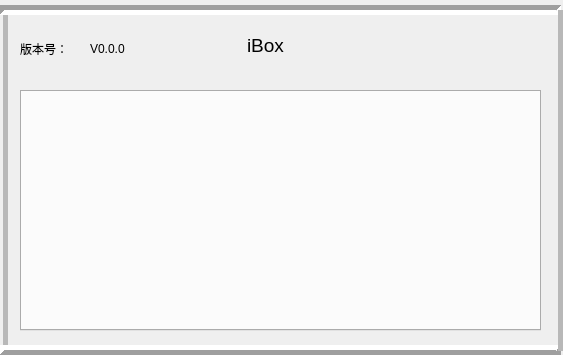
<?xml version="1.0" encoding="UTF-8"?>
<ui version="4.0">
 <class>TemWid</class>
 <widget class="QWidget" name="TemWid">
  <property name="geometry">
   <rect>
    <x>0</x>
    <y>0</y>
    <width>563</width>
    <height>355</height>
   </rect>
  </property>
  <property name="windowTitle">
   <string>Form</string>
  </property>
  <widget class="Line" name="line_2">
   <property name="geometry">
    <rect>
     <x>-10</x>
     <y>10</y>
     <width>31</width>
     <height>341</height>
    </rect>
   </property>
   <property name="frameShadow">
    <enum>QFrame::Raised</enum>
   </property>
   <property name="lineWidth">
    <number>0</number>
   </property>
   <property name="midLineWidth">
    <number>5</number>
   </property>
   <property name="orientation">
    <enum>Qt::Vertical</enum>
   </property>
  </widget>
  <widget class="Line" name="line">
   <property name="geometry">
    <rect>
     <x>0</x>
     <y>0</y>
     <width>561</width>
     <height>20</height>
    </rect>
   </property>
   <property name="frameShadow">
    <enum>QFrame::Sunken</enum>
   </property>
   <property name="lineWidth">
    <number>5</number>
   </property>
   <property name="orientation">
    <enum>Qt::Horizontal</enum>
   </property>
  </widget>
  <widget class="Line" name="line_4">
   <property name="geometry">
    <rect>
     <x>0</x>
     <y>340</y>
     <width>561</width>
     <height>20</height>
    </rect>
   </property>
   <property name="frameShadow">
    <enum>QFrame::Raised</enum>
   </property>
   <property name="lineWidth">
    <number>5</number>
   </property>
   <property name="orientation">
    <enum>Qt::Horizontal</enum>
   </property>
  </widget>
  <widget class="Line" name="line_3">
   <property name="geometry">
    <rect>
     <x>550</x>
     <y>10</y>
     <width>20</width>
     <height>341</height>
    </rect>
   </property>
   <property name="frameShadow">
    <enum>QFrame::Raised</enum>
   </property>
   <property name="lineWidth">
    <number>0</number>
   </property>
   <property name="midLineWidth">
    <number>5</number>
   </property>
   <property name="orientation">
    <enum>Qt::Vertical</enum>
   </property>
  </widget>
  <widget class="QTabWidget" name="tabWidget">
   <property name="geometry">
    <rect>
     <x>20</x>
     <y>90</y>
     <width>521</width>
     <height>241</height>
    </rect>
   </property>
   <property name="currentIndex">
    <number>-1</number>
   </property>
  </widget>
  <widget class="QLabel" name="label">
   <property name="geometry">
    <rect>
     <x>20</x>
     <y>40</y>
     <width>67</width>
     <height>17</height>
    </rect>
   </property>
   <property name="text">
    <string>版本号：</string>
   </property>
  </widget>
  <widget class="QLabel" name="version">
   <property name="geometry">
    <rect>
     <x>90</x>
     <y>40</y>
     <width>67</width>
     <height>17</height>
    </rect>
   </property>
   <property name="text">
    <string>V0.0.0</string>
   </property>
  </widget>
  <widget class="QLabel" name="titleLab">
   <property name="geometry">
    <rect>
     <x>180</x>
     <y>30</y>
     <width>171</width>
     <height>31</height>
    </rect>
   </property>
   <property name="font">
    <font>
     <pointsize>14</pointsize>
    </font>
   </property>
   <property name="text">
    <string>iBox</string>
   </property>
   <property name="alignment">
    <set>Qt::AlignCenter</set>
   </property>
  </widget>
  <widget class="QPushButton" name="pushButton">
   <property name="geometry">
    <rect>
     <x>460</x>
     <y>10</y>
     <width>81</width>
     <height>61</height>
    </rect>
   </property>
   <property name="font">
    <font>
     <pointsize>25</pointsize>
    </font>
   </property>
   <property name="styleSheet">
    <string notr="true">background-color: rgb(200, 200, 200);</string>
   </property>
   <property name="text">
    <string/>
   </property>
   <property name="icon">
    <iconset resource="../../images.qrc">
     <normaloff>:/new/prefix1/image/close.png</normaloff>:/new/prefix1/image/close.png</iconset>
   </property>
   <property name="iconSize">
    <size>
     <width>41</width>
     <height>41</height>
    </size>
   </property>
   <property name="autoDefault">
    <bool>false</bool>
   </property>
   <property name="flat">
    <bool>true</bool>
   </property>
  </widget>
 </widget>
 <resources>
  <include location="../../images.qrc"/>
 </resources>
 <connections/>
</ui>
